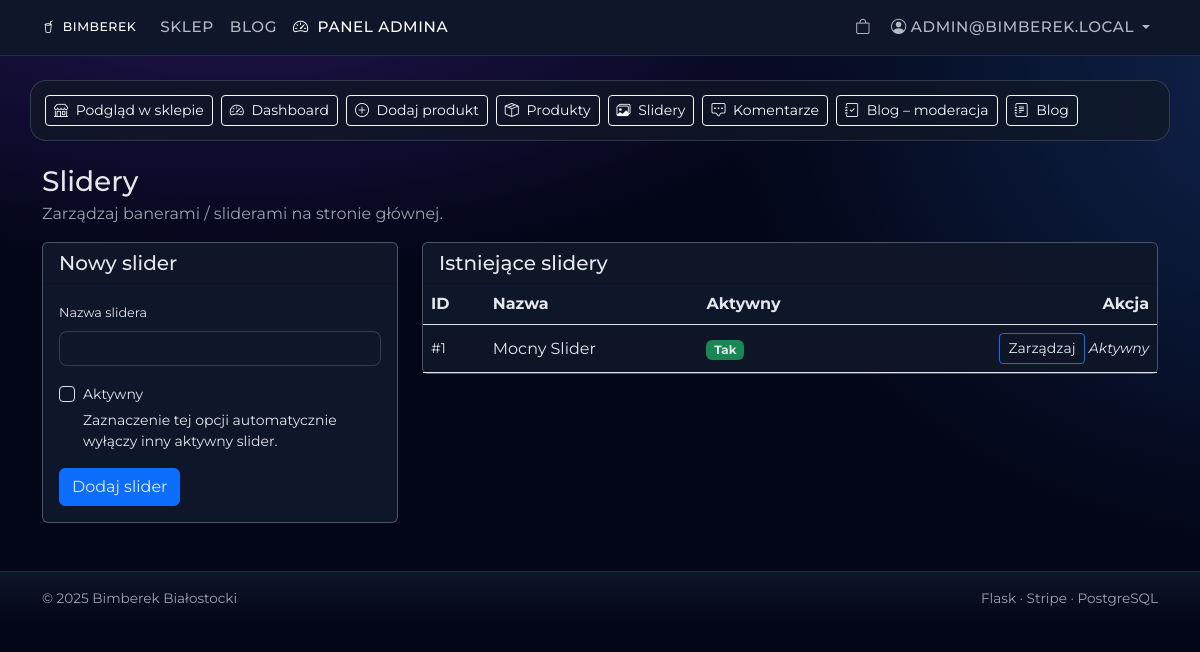
Page /admin/sliders (signed in) on the committed database.
### app/models.py (models this page shows, shortened)
class User(db.Model, UserMixin):
    __tablename__ = "users"
    id = db.Column(db.Integer, primary_key=True)
    email = db.Column(db.String(120), unique=True, nullable=False)
    password_hash = db.Column(db.String(128), nullable=False)
    role = db.Column(db.String(20), default="user")  # user, moderator, admin
    google_id = db.Column(db.String(100), nullable=True)
    facebook_id = db.Column(db.String(100), nullable=True)
    theme_id = db.Column(db.Integer, db.ForeignKey("themes.id"), nullable=True)
    rank = db.Column(db.String(50), nullable=True)
    theme = db.relationship("Theme", back_populates="users")
    orders = db.relationship("Order", back_populates="user", lazy=True)

class Slider(db.Model):
    __tablename__ = "sliders"
    id = db.Column(db.Integer, primary_key=True)
    name = db.Column(db.String(100), nullable=False, unique=True)
    is_active = db.Column(db.Boolean, default=False)
    items = db.relationship(
        "SliderItem",
        back_populates="slider",
        lazy=True,
        cascade="all, delete-orphan",
        order_by="SliderItem.order_index.asc()",
    )

### app/admin/routes.py (the view, shortened to what this page needs)
@admin_bp.route("/sliders", methods=["GET", "POST"])
@login_required
def sliders():
    if not admin_required():
        flash("Brak uprawnień do panelu administratora.", "danger")
        return redirect(url_for("shop.index"))
    form = SliderForm()
    sliders = Slider.query.order_by(Slider.id.asc()).all()
    return render_template("admin/sliders.html", form=form, sliders=sliders)

### app/admin/forms.py
class SliderForm(FlaskForm):
    name = StringField(
        "Nazwa slidera",
        validators=[DataRequired(message="Podaj nazwę slidera."), Length(max=255)],
    )
    is_active = BooleanField("Aktywny")
    submit = SubmitField("Zapisz slider")

### app/admin/routes.py (called while the page is built)
def admin_required() -> bool:
    if not current_user.is_authenticated:
        return False
    if getattr(current_user, "is_admin", False):
        return True
    if getattr(current_user, "role", None) == "admin":
        return True
    return False

### app/admin/templates/admin/sliders.html (shortened to what this page needs)
{% extends "base.html" %}
{% block content %}
{% include "admin/_toolbar.html" %}
<div class="container my-4">
  <div class="d-flex justify-content-between align-items-center mb-3">
    <div>
      <h1 class="h3 mb-1">Slidery</h1>
      <p class="muted mb-0">
        Zarządzaj banerami / sliderami na stronie głównej.
      </p>
    </div>
  </div>
  <div class="row g-4">
    <div class="col-lg-4">
      <div class="card">
        <div class="card-header">
          <h2 class="h5 mb-0">Nowy slider</h2>
        </div>
        <div class="card-body">
          <form method="post">
            <div class="mb-3">
              {{ form.name.label(class="form-label") }}
              {{ form.name(class="form-control" + (" is-invalid" if form.name.errors else "")) }}
            </div>
            <div class="form-check mb-3">
              {{ form.is_active(class="form-check-input") }}
              {{ form.is_active.label(class="form-check-label small") }}
              <small class="form-text muted d-block">Zaznaczenie tej opcji automatycznie wyłączy inny aktywny slider.</small>
            </div>
            <button type="submit" class="btn btn-primary">
              Dodaj slider
            </button>
          </form>
        </div>
      </div>
    </div>
    <div class="col-lg-8">
      <div class="card">
        <div class="card-header">
          <h2 class="h5 mb-0">Istniejące slidery</h2>
        </div>
        <div class="card-body p-0">
          {% if sliders %}
            <div class="table-responsive">
              <table class="table table-striped table-hover align-middle mb-0">
                <thead>
                  <tr>
                    <th>ID</th>
                    <th>Nazwa</th>
                    <th>Aktywny</th>
                    <th class="text-end">Akcja</th>
                  </tr>
                </thead>
                <tbody>
                  {% for s in sliders %}
                  <tr>
                    <td class="small muted">#{{ s.id }}</td>
                    <td>{{ s.name }}</td>
                    <td>
                      {% if s.is_active %}
                        <span class="badge text-bg-success">Tak</span>
                      {% else %}
                        <span class="badge text-bg-secondary">Nie</span>
                      {% endif %}
                    </td>
                    <td class="text-end">
                      <a href="{{ url_for('admin.slider_detail', slider_id=s.id) }}"
                         class="btn btn-outline-primary btn-sm">
                        Zarządzaj
                      </a>
                      {% if not s.is_active %}
                      <a href="{{ url_for('admin.set_active_slider', slider_id=s.id) }}"
                         class="btn btn-outline-light btn-sm">
                        Ustaw jako aktywny
                      </a>
                      {% else %}
                      <span class="small muted fst-italic">Aktywny</span>
                      {% endif %}
                    </td>
                  </tr>
                  {% endfor %}
                </tbody>
              </table>
            </div>
          {% else %}
            <p class="muted small mb-0 p-3">
              Brak sliderów – dodaj pierwszy po lewej.
            </p>
          {% endif %}
        </div>
      </div>
    </div>
  </div>
</div>
{% endblock %}

### app/templates/base.html (shortened to what this page needs)
<!doctype html>
<html lang="pl">
<head>
  <link href="https://cdn.jsdelivr.net/npm/bootstrap@5.3.3/dist/css/bootstrap.min.css" rel="stylesheet">
  <link rel="stylesheet" href="https://cdn.jsdelivr.net/npm/bootstrap-icons@1.11.3/font/bootstrap-icons.css">
  <link rel="stylesheet" href="{{ url_for('static', filename='css/style.css') }}">
</head>
<body class="{% if request.endpoint and request.endpoint.startswith('admin.') %}admin-page{% endif %}">
<nav class="navbar navbar-expand-lg navbar-dark sticky-top">
  <div class="container">
    <a class="navbar-brand" href="{{ url_for('shop.index') }}">
      <i class="bi bi-cup-straw me-1"></i> Bimberek
    </a>
    <div class="collapse navbar-collapse" id="mainNav">
      <ul class="navbar-nav me-auto mb-2 mb-lg-0">
        <li class="nav-item">
          <a class="nav-link{% if request.endpoint and request.endpoint.startswith('shop.') %} active{% endif %}"
             href="{{ url_for('shop.index') }}">Sklep</a>
        </li>
        <li class="nav-item">
          <a class="nav-link{% if request.endpoint and request.endpoint.startswith('blog.') %} active{% endif %}"
             href="{{ url_for('blog.post_list') }}">Blog</a>
        </li>
        {% set is_admin = (current_user.is_authenticated and ((current_user.role == 'admin') if current_user.role is defined else false) or (current_user.is_admin if current_user.is_admin is defined else false)) %}
        {% if is_admin %}
        <li class="nav-item">
          <a class="nav-link{% if request.endpoint and request.endpoint.startswith('admin.') %} active{% endif %}"
             href="{{ url_for('admin.dashboard') }}">
            <i class="bi bi-speedometer2 me-1"></i> Panel admina
          </a>
        </li>
        {% endif %}
      </ul>
      <ul class="navbar-nav ms-auto mb-2 mb-lg-0 align-items-lg-center">
        <li class="nav-item me-1">
          <a class="nav-link" href="{{ url_for('shop.cart_view') }}" title="Koszyk">
            <i class="bi bi-bag"></i>
          </a>
        </li>
        {% if current_user.is_authenticated %}
          <li class="nav-item dropdown">
            <a class="nav-link dropdown-toggle d-flex align-items-center gap-1" href="#" role="button" data-bs-toggle="dropdown">
              <i class="bi bi-person-circle"></i>
              <span class="d-none d-lg-inline">{{ current_user.email }}</span>
            </a>
          </li>
        {% else %}
          <li class="nav-item">
            <a class="btn btn-sm btn-outline-light" href="{{ url_for('auth.login') }}">Zaloguj</a>
          </li>
        {% endif %}
      </ul>
    </div>
  </div>
</nav>
<main class="mt-4">
  {% block content %}{% endblock %}
</main>
<footer class="footer mt-5 py-3">
  <div class="container d-flex flex-wrap justify-content-between">
    <span>© {{ 2025 }} Bimberek Białostocki</span>
    <span>Flask · Stripe · PostgreSQL</span>
  </div>
</footer>
</body>
</html>

### app/static/css/style.css (style rules this page uses)
:root { --nav-bg: #020617; --body-bg: #020617; --accent: #7c3aed; --text: #e5e7eb; }
body { margin: 0; min-height: 100vh; font-family: 'Montserrat', system-ui, -apple-system, BlinkMacSystemFont, "Segoe UI", sans-serif; background: radial-gradient(1200px 600px at 20% -10%, rgba(124, 58, 237, .30), transparent 60%), radial-gradient(1000px 800px at 110% 10%, rgba(59, 130, 246, .25), transparent 60%), var(--body-bg); color: var(--text); --bs-body-bg: transparent; --bs-body-color: var(--text); }
.navbar { background: linear-gradient(180deg, rgba(15, 23, 42, .98), rgba(15, 23, 42, .96)); border-bottom: 1px solid rgba(30, 64, 175, .55); backdrop-filter: blur(18px); }
.navbar-brand, .navbar-nav .nav-link { font-weight: 500; letter-spacing: .04em; text-transform: uppercase; font-size: .78rem; }
.navbar-nav .nav-link { color: rgba(226, 232, 240, .78); font-size: .95rem; }
.navbar .nav-link:hover, .navbar .nav-link.active { color: #fff; }
.footer { background: linear-gradient(180deg, rgba(15, 23, 42, .96), #020617); border-top: 1px solid rgba(30, 64, 175, .55); color: #9ca3af; font-size: .85rem; }
a { color: #c4b5fd; text-decoration: none; }
.form-control, .form-select, textarea { background-color: rgba(15, 23, 42, 0.96); border-radius: 0.5rem; border: 1px solid rgba(55, 65, 81, 0.9); color: #e5e7eb; font-size: 0.88rem; }
.form-control::placeholder { color: #6b7280; }
.form-label { font-size: 0.8rem; color: #9ca3af; }
.admin-page .card { background: rgba(15, 23, 42, .98); border-color: rgba(148, 163, 184, .45); color: #e5e7eb; }
.admin-page .card * { color: #e5e7eb !important; }
.muted { color: #9ca3af; }

### rows in the picture
User: email "ADMIN@BIMBEREK.LOCAL"
Slider: id "1", name "Mocny Slider", is_active "Tak"

### other values in the picture
{{ 2025 }} "2025"
